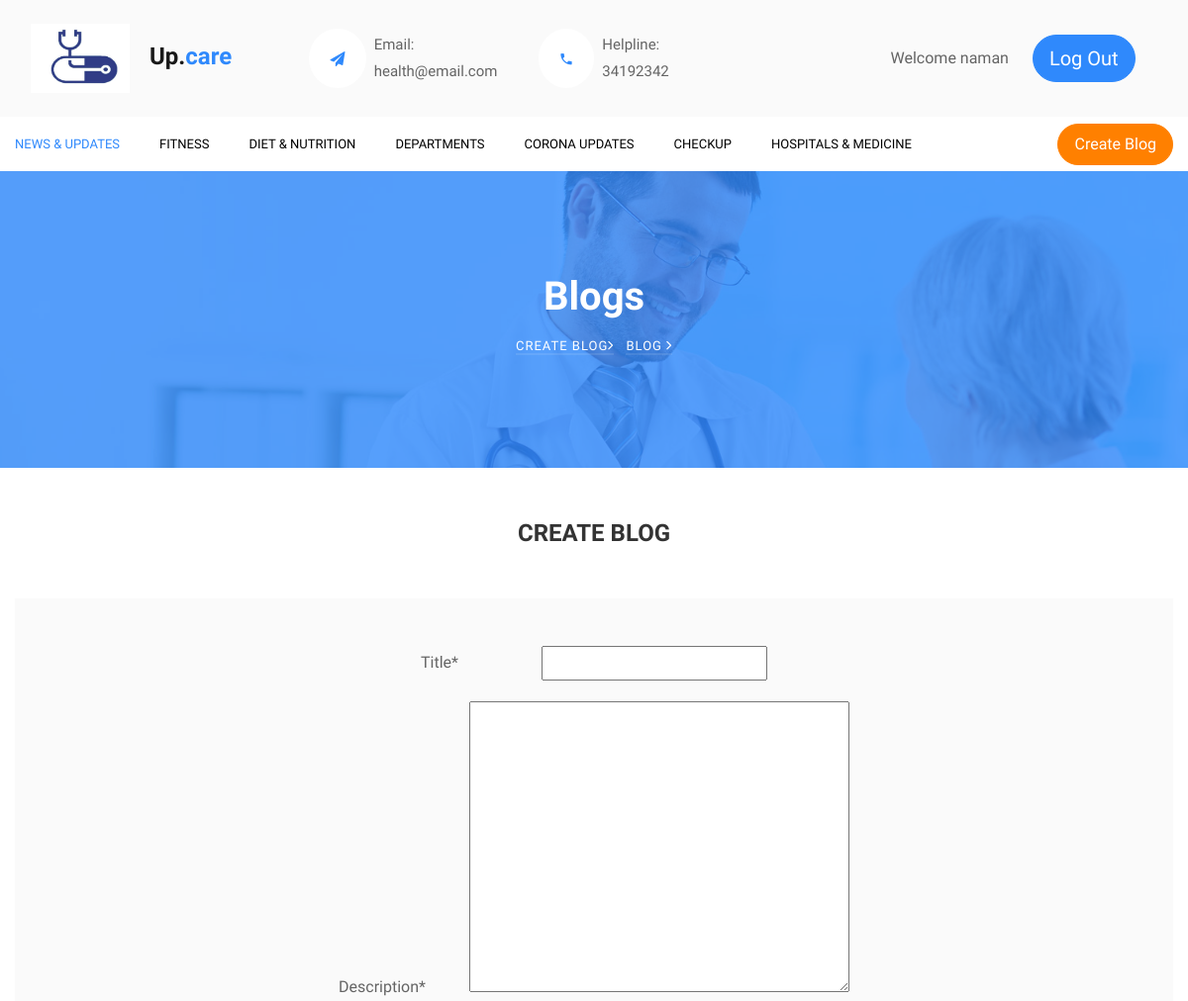
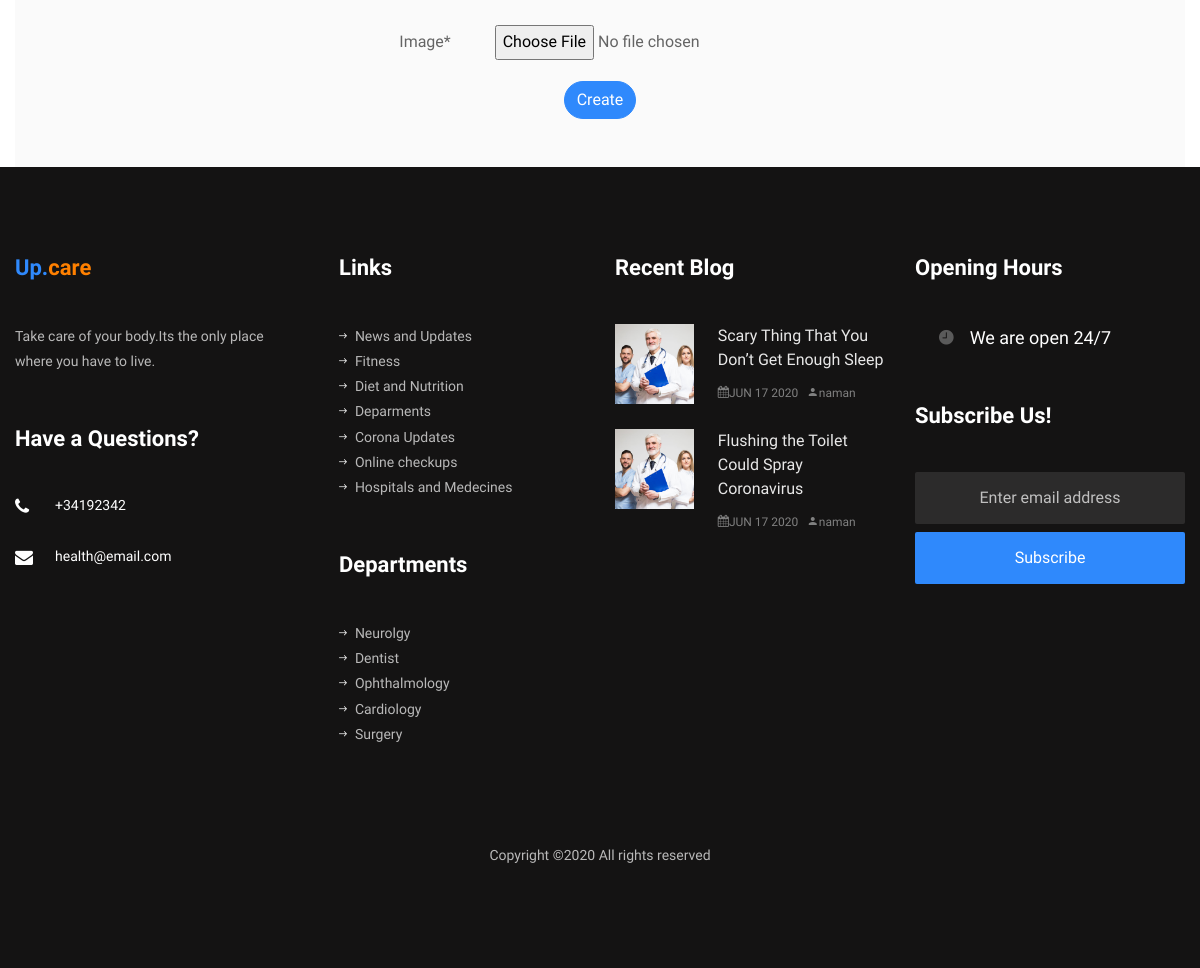
The page /blog/create/ (signed in) on the database its author committed (2 pictures, top to bottom).
### auth0login/models.py (models this page shows, shortened)
class Blogs(models.Model):
	title=models.CharField(max_length=100)
	date= models.DateField(auto_now_add=True)
	description = models.TextField()
	image=models.ImageField(upload_to='blogs/images/',default='image_1.jpg')
	user=models.ForeignKey(User,on_delete=models.CASCADE)

### auth0login/views.py (the view, shortened to what this page needs)
# urls.py: path('blog/create/',views.createblog,name='createblog'),
@login_required
def createblog(request):
    blogs=Blogs.objects.all()
    if request.method=='GET':
        return render(request,'blog/createblog.html',{'form': BlogsForm(),'Blogs':blogs})
    return render(request,'blog/createblog.html',{'form': BlogsForm()})

### auth0login/forms.py
class BlogsForm(ModelForm):
	class Meta:
		model=Blogs
		fields=['title','description','image']

### auth0login/templates/blog/createblog.html (shortened to what this page needs)
{% load static %}
<!DOCTYPE html>
<html lang="en">
  <head>
    <link rel="stylesheet" href="{% static 'css/open-iconic-bootstrap.min.css' %}">
    <link rel="stylesheet" href="{% static 'css/animate.css' %}">
    <link rel="stylesheet" href="{% static 'css/owl.carousel.min.css' %}">
    <link rel="stylesheet" href="{% static 'css/owl.theme.default.min.css' %}">
    <link rel="stylesheet" href="{% static 'css/magnific-popup.css' %}">
    <link rel="stylesheet" href="{% static 'css/aos.css' %}">
    <link rel="stylesheet" href="{% static 'css/ionicons.min.css' %}">
    <link rel="stylesheet" href="{% static 'css/bootstrap-datepicker.css' %}">
    <link rel="stylesheet" href="{% static 'css/jquery.timepicker.css' %}">
    <link rel="stylesheet" href="{% static 'css/flaticon.css' %}">
    <link rel="stylesheet" href="{% static 'css/icomoon.css' %}">
    <link rel="stylesheet" href="{% static 'css/style.css' %}">
  </head>
  <body>
    {% include 'base.html' %}
    <nav class="navbar navbar-expand-lg navbar-dark bg-dark ftco-navbar-light" id="ftco-navbar">
	    <div class="container d-flex align-items-center">
	      <p class="button-custom order-lg-last mb-0"><a href="{% url 'createblog' %}" class="btn btn-secondary py-2 px-3">Create Blog</a></p>
	      <div class="collapse navbar-collapse" id="ftco-nav">
	        <ul class="navbar-nav mr-auto">
	        	<li class="nav-item active"><a href="{% url 'dashboard' %}" class="nav-link pl-0">News & Updates</a></li>
	        	<li class="nav-item"><a href="{% url 'fitness' %}" class="nav-link">Fitness</a></li>
	        	<li class="nav-item"><a href="{% url 'diet' %}" class="nav-link">Diet & nutrition</a></li>
	        	<li class="nav-item"><a href="{% url 'departments' %}" class="nav-link">Departments</a></li>
	        	<li class="nav-item"><a href="{% url 'corona_updates' %}" class="nav-link">Corona updates</a></li>
	        	<li class="nav-item"><a href="{% url 'eyeeartest' %}" class="nav-link">checkup</a></li>
	          <li class="nav-item"><a href="{% url 'hospital_medecine' %}" class="nav-link">Hospitals & medicine</a></li>
	        </ul>
	      </div>
	    </div>
	  </nav>
    <section class="hero-wrap hero-wrap-2" style="background-image: url({% static 'images/bg_1.jpg'%});" data-stellar-background-ratio="0.5">
      <div class="overlay"></div>
      <div class="container">
        <div class="row no-gutters slider-text align-items-center justify-content-center">
          <div class="col-md-9 ftco-animate text-center">
            <h1 class="mb-2 bread">Blogs</h1>
            <p class="breadcrumbs"><span class="mr-2"><a href="index.html">Create Blog<i class="ion-ios-arrow-forward"></i></a></span> <span>Blog <i class="ion-ios-arrow-forward"></i></span></p>
          </div>
        </div>
      </div>
    </section>
    <div class="col text-center comment-form-wrap pt-5">
        <h3 class="mb-5 h4 font-weight-bold">CREATE BLOG</h3>
        <form method="POST" enctype="multipart/form-data" class="p-5 bg-light">
          <div class="form-group">
            <label style="box-sizing: border-box; margin-right:80px ;" for="message">Title*</label>
            {{ form.title }}
          </div>
          <div class="form-group">
            <label style="margin-right: 40px;" for="message">Description*</label>
            {{ form.description }}
          </div>
          <div class="form-group">
            <label style="margin-right: 40px;" for="message">Image*</label>
            {{ form.image }}
          </div>
            <button class="btn btn-primary" type="submit">Create</button>
        </form>
      </div>
      {% include 'footer.html' %}
  </body>
</html>

### auth0login/templates/base.html (shortened to what this page needs)
{% load static %}
	<nav class="navbar py-4 navbar-expand-lg ftco_navbar navbar-light bg-light flex-row">
    	<div class="container">
    		<div class="row no-gutters d-flex align-items-start align-items-center px-3 px-md-0">
    			<div class="col-lg-3 pr-4 align-items-center">
		    		<a class="navbar-brand" href="{% url 'dashboard' %}"><img style="margin-right: 20px;" src="{% static 'images/logo.jpg' %}" width="100" height="70">Up.<span style="margin-right: 50px;">care</span></a>
				</div>
	    		<div class="col-lg-9 d-none d-md-block">
		    		<div class="row d-flex">
					    <div class="col-md pr-4 d-flex topper align-items-center">
					    	<div class="icon bg-white mr-2 d-flex justify-content-center align-items-center"><span class="icon-paper-plane"></span></div>
						    <span class="text">Email: health@email.com</span>
					    </div>
					    <div class="col-md pr-4 d-flex topper align-items-center">
					    	<div class="icon bg-white mr-2 d-flex justify-content-center align-items-center"><span class="icon-phone2"></span></div>
						    <span class="text">Helpline: 34192342</span>
					    </div>
					    <div class="col-md pr-4 d-flex topper align-items-center">
					    </div>
					    <div class="col-md pr-4 d-flex topper align-items-center">
                        </div>
                        {% if user.is_authenticated %}
                        <div class="pr-4 d-flex align-items-center">
					    	<span> Welcome {{ user.username }}</span>
					    </div>
					     <div class="pr-4 d-flex align-items-center">
					     	<a href="/logout" class="btn btn-primary btn-lg btn-login">Log Out</a>
					    </div>
                        {% endif %}
				    </div>
			    </div>
		    </div>
		  </div>
    </nav>

### auth0login/templates/footer.html (shortened to what this page needs)
<footer class="ftco-footer ftco-bg-dark ftco-section">
    <div class="container">
      <div class="row mb-5">
        <div class="col-md">
          <div class="ftco-footer-widget mb-5">
            <h2 class="ftco-heading-2 logo">Up.<span>care</span></h2>
            <p>Take care of your body.Its the only place where you have to live.</p>
          </div>
          <div class="ftco-footer-widget mb-5">
              <h2 class="ftco-heading-2">Have a Questions?</h2>
              <div class="block-23 mb-3">
                <ul>
                  <li><a href="#"><span class="icon icon-phone"></span><span class="text">+34192342</span></a></li>
                  <li><a href="#"><span class="icon icon-envelope"></span><span class="text">health@email.com</span></a></li>
                </ul>
              </div>
              <ul class="ftco-footer-social list-unstyled float-md-left float-lft mt-3">
            </ul>
          </div>
        </div>
        <div class="col-md">
          <div class="ftco-footer-widget mb-5 ml-md-4">
            <h2 class="ftco-heading-2">Links</h2>
            <ul class="list-unstyled">
              <li><a href="{% url 'dashboard' %}"><span class="ion-ios-arrow-round-forward mr-2"></span>News and Updates</a></li>
              <li><a href="{% url 'fitness' %}"><span class="ion-ios-arrow-round-forward mr-2"></span>Fitness</a></li>
              <li><a href="{% url 'diet' %}"><span class="ion-ios-arrow-round-forward mr-2"></span>Diet and Nutrition</a></li>
              <li><a href="{% url 'departments' %}"><span class="ion-ios-arrow-round-forward mr-2"></span>Deparments</a></li>
              <li><a href="{% url 'corona_updates' %}"><span class="ion-ios-arrow-round-forward mr-2"></span>Corona Updates</a></li>
              <li><a href="{% url 'eyeeartest' %}"><span class="ion-ios-arrow-round-forward mr-2"></span>Online checkups</a></li>
              <li><a href="{% url 'hospital_medecine' %}"><span class="ion-ios-arrow-round-forward mr-2"></span>Hospitals and Medecines</a></li>
            </ul>
          </div>
          <div class="ftco-footer-widget mb-5 ml-md-4">
            <h2 class="ftco-heading-2">Departments</h2>
            <ul class="list-unstyled">
              <li><a href="{% url 'departments' %}"><span class="ion-ios-arrow-round-forward mr-2"></span>Neurolgy</a></li>
              <li><a href="{% url 'departments' %}"><span class="ion-ios-arrow-round-forward mr-2"></span>Dentist</a></li>
              <li><a href="{% url 'departments' %}"><span class="ion-ios-arrow-round-forward mr-2"></span>Ophthalmology</a></li>
              <li><a href="{% url 'departments' %}"><span class="ion-ios-arrow-round-forward mr-2"></span>Cardiology</a></li>
              <li><a href="{% url 'departments' %}"><span class="ion-ios-arrow-round-forward mr-2"></span>Surgery</a></li>
            </ul>
          </div>
        </div>
        <div class="col-md">
            <div class="ftco-footer-widget mb-5">
              <h2 class="ftco-heading-2">Recent Blog</h2>
              {% for i in Blogs %}
              <div class="block-21 mb-4 d-flex">
                <a class="blog-img mr-4" style="background-image: url({{ i.image.url }});"></a>
                <div class="text">
                  <h3 class="heading"><a href="{% url 'details' i.id %}">{{ i.title }}</a></h3>
                  <div class="meta">
                    <div><a href="#"><span class="icon-calendar"></span>{{ i.date|date:'M d Y'|upper }}</a></div>
                    <div><a href="#"><span class="icon-person"></span>{{i.user}}</a></div>
                  </div>
                </div>
              </div>
              {% endfor %}
            </div>
          </div>
        <div class="col-md">
            <div class="ftco-footer-widget mb-5">
              <h2 class="ftco-heading-2">Opening Hours</h2>
              <h3 class="open-hours pl-4"><span class="ion-ios-time mr-3"></span>We are open 24/7</h3>
          </div>
          <div class="ftco-footer-widget mb-5">
              <h2 class="ftco-heading-2">Subscribe Us!</h2>
            <form action="#" class="subscribe-form">
              <div class="form-group">
                <input type="text" class="form-control mb-2 text-center" placeholder="Enter email address">
                <input type="submit" value="Subscribe" class="form-control submit px-3">
              </div>
            </form>
          </div>
        </div>
      </div>
      <div class="row">
        <div class="col-md-12 text-center">
          <p>
Copyright &copy;<script>document.write(new Date().getFullYear());</script> All rights reserved
</p>
        </div>
      </div>
    </div>
  </footer>

### static/css/icomoon.css (style rules this page uses)
[class^="icon-"], [class*=" icon-"] { font-family: 'icomoon' !important; speak: none; font-style: normal; font-weight: normal; font-variant: normal; text-transform: none; line-height: 1; -webkit-font-smoothing: antialiased; -moz-osx-font-smoothing: grayscale; }
.icon-calendar:before { content: "\f073"; }
.icon-phone:before { content: "\f095"; }
.icon-envelope:before { content: "\f0e0"; }
.icon-paper-plane:before { content: "\f1d8"; }
.icon-phone2:before { content: "\e0cd"; }
.icon-person:before { content: "\e7fd"; }

### rows shown on the page
Blogs: image (picture), title "Scary Thing That You Don’t Get Enough Sleep", date "JUN 17 2020", user "naman"
Blogs: image (picture), title "Flushing the Toilet Could Spray Coronavirus", date "JUN 17 2020", user "naman"

### other values the page prints
{{ user.username }} "naman"
